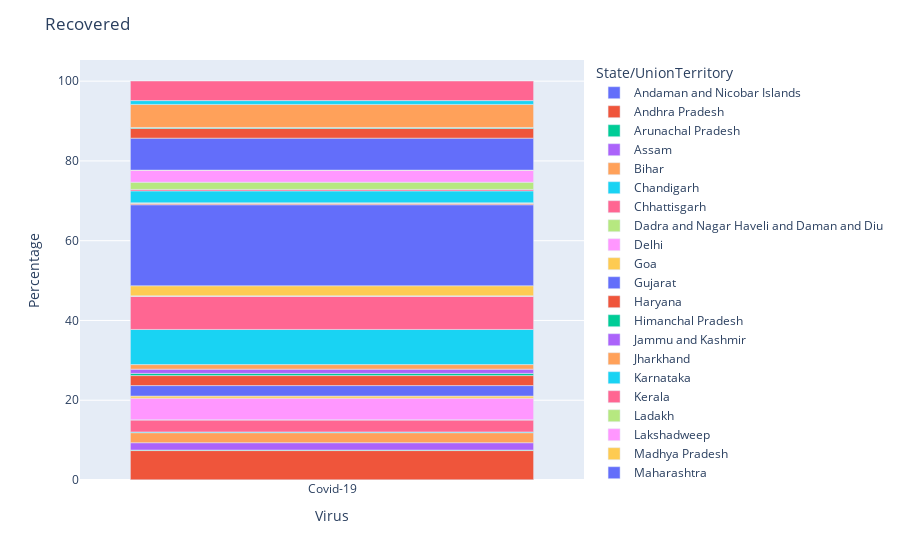

Notebook cell for this chart:
### Code cell
state_vizualization(recovered_list)

### Figure 1 — Plotly figure (JSON) as saved in the notebook; plotly's stock layout.template omitted (floating-point values rounded to 4 significant figures)
{"data": [{"alignmentgroup": "True", "customdata": [[1848286]], "hovertemplate": "State/UnionTerritory=Andaman and Nicobar Islands<br>Virus=%{x}<br>Percentage=%{y}<br>Recovered=%{customdata[0]}<extra></extra>", "legendgroup": "Andaman and Nicobar Islands", "marker": {"color": "#636efa"}, "name": "Andaman and Nicobar Islands", "offsetgroup": "Andaman and Nicobar Islands", "orientation": "v", "showlegend": true, "textposition": "auto", "type": "bar", "x": ["Covid-19"], "xaxis": "x", "y": [0.04], "yaxis": "y"}, {"alignmentgroup": "True", "customdata": [[370426530]], "hovertemplate": "State/UnionTerritory=Andhra Pradesh<br>Virus=%{x}<br>Percentage=%{y}<br>Recovered=%{customdata[0]}<extra></extra>", "legendgroup": "Andhra Pradesh", "marker": {"color": "#EF553B"}, "name": "Andhra Pradesh", "offsetgroup": "Andhra Pradesh", "orientation": "v", "showlegend": true, "textposition": "auto", "type": "bar", "x": ["Covid-19"], "xaxis": "x", "y": [7.34], "yaxis": "y"}, {"alignmentgroup": "True", "customdata": [[6588149]], "hovertemplate": "State/UnionTerritory=Arunachal Pradesh<br>Virus=%{x}<br>Percentage=%{y}<br>Recovered=%{customdata[0]}<extra></extra>", "legendgroup": "Arunachal Pradesh", "marker": {"color": "#00cc96"}, "name": "Arunachal Pradesh", "offsetgroup": "Arunachal Pradesh", "orientation": "v", "showlegend": true, "textposition": "auto", "type": "bar", "x": ["Covid-19"], "xaxis": "x", "y": [0.13], "yaxis": "y"}, {"alignmentgroup": "True", "customdata": [[92678680]], "hovertemplate": "State/UnionTerritory=Assam<br>Virus=%{x}<br>Percentage=%{y}<br>Recovered=%{customdata[0]}<extra></extra>", "legendgroup": "Assam", "marker": {"color": "#ab63fa"}, "name": "Assam", "offsetgroup": "Assam", "orientation": "v", "showlegend": true, "textposition": "auto", "type": "bar", "x": ["Covid-19"], "xaxis": "x", "y": [1.84], "yaxis": "y"}, {"alignmentgroup": "True", "customdata": [[126525370]], "hovertemplate": "State/UnionTerritory=Bihar<br>Virus=%{x}<br>Percentage=%{y}<br>Recovered=%{customdata[0]}<extra></extra>", "legendgroup": "Bihar", "marker": {"color": "#FFA15A"}, "name": "Bihar", "offsetgroup": "Bihar", "orientation": "v", "showlegend": true, "textposition": "auto", "type": "bar", "x": ["Covid-19"], "xaxis": "x", "y": [2.51], "yaxis": "y"}, {"alignmentgroup": "True", "customdata": [[10117035]], "hovertemplate": "State/UnionTerritory=Chandigarh<br>Virus=%{x}<br>Percentage=%{y}<br>Recovered=%{customdata[0]}<extra></extra>", "legendgroup": "Chandigarh", "marker": {"color": "#19d3f3"}, "name": "Chandigarh", "offsetgroup": "Chandigarh", "orientation": "v", "showlegend": true, "textposition": "auto", "type": "bar", "x": ["Covid-19"], "xaxis": "x", "y": [0.2], "yaxis": "y"}, {"alignmentgroup": "True", "customdata": [[151609364]], "hovertemplate": "State/UnionTerritory=Chhattisgarh<br>Virus=%{x}<br>Percentage=%{y}<br>Recovered=%{customdata[0]}<extra></extra>", "legendgroup": "Chhattisgarh", "marker": {"color": "#FF6692"}, "name": "Chhattisgarh", "offsetgroup": "Chhattisgarh", "orientation": "v", "showlegend": true, "textposition": "auto", "type": "bar", "x": ["Covid-19"], "xaxis": "x", "y": [3], "yaxis": "y"}, {"alignmentgroup": "True", "customdata": [[1862102]], "hovertemplate": "State/UnionTerritory=Dadra and Nagar Haveli and Daman and Diu<br>Virus=%{x}<br>Percentage=%{y}<br>Recovered=%{customdata[0]}<extra></extra>", "legendgroup": "Dadra and Nagar Haveli and Daman and Diu", "marker": {"color": "#B6E880"}, "name": "Dadra and Nagar Haveli and Daman and Diu", "offsetgroup": "Dadra and Nagar Haveli and Daman and Diu", "orientation": "v", "showlegend": true, "textposition": "auto", "type": "bar", "x": ["Covid-19"], "xaxis": "x", "y": [0.04], "yaxis": "y"}, {"alignmentgroup": "True", "customdata": [[273419887]], "hovertemplate": "State/UnionTerritory=Delhi<br>Virus=%{x}<br>Percentage=%{y}<br>Recovered=%{customdata[0]}<extra></extra>", "legendgroup": "Delhi", "marker": {"color": "#FF97FF"}, "name": "Delhi", "offsetgroup": "Delhi", "orientation": "v", "showlegend": true, "textposition": "auto", "type": "bar", "x": ["Covid-19"], "xaxis": "x", "y": [5.42], "yaxis": "y"}, {"alignmentgroup": "True", "customdata": [[26027201]], "hovertemplate": "State/UnionTerritory=Goa<br>Virus=%{x}<br>Percentage=%{y}<br>Recovered=%{customdata[0]}<extra></extra>", "legendgroup": "Goa", "marker": {"color": "#FECB52"}, "name": "Goa", "offsetgroup": "Goa", "orientation": "v", "showlegend": true, "textposition": "auto", "type": "bar", "x": ["Covid-19"], "xaxis": "x", "y": [0.52], "yaxis": "y"}, {"alignmentgroup": "True", "customdata": [[132487127]], "hovertemplate": "State/UnionTerritory=Gujarat<br>Virus=%{x}<br>Percentage=%{y}<br>Recovered=%{customdata[0]}<extra></extra>", "legendgroup": "Gujarat", "marker": {"color": "#636efa"}, "name": "Gujarat", "offsetgroup": "Gujarat", "orientation": "v", "showlegend": true, "textposition": "auto", "type": "bar", "x": ["Covid-19"], "xaxis": "x", "y": [2.63], "yaxis": "y"}, {"alignmentgroup": "True", "customdata": [[126585342]], "hovertemplate": "State/UnionTerritory=Haryana<br>Virus=%{x}<br>Percentage=%{y}<br>Recovered=%{customdata[0]}<extra></extra>", "legendgroup": "Haryana", "marker": {"color": "#EF553B"}, "name": "Haryana", "offsetgroup": "Haryana", "orientation": "v", "showlegend": true, "textposition": "auto", "type": "bar", "x": ["Covid-19"], "xaxis": "x", "y": [2.51], "yaxis": "y"}, {"alignmentgroup": "True", "customdata": [[27701150]], "hovertemplate": "State/UnionTerritory=Himanchal Pradesh<br>Virus=%{x}<br>Percentage=%{y}<br>Recovered=%{customdata[0]}<extra></extra>", "legendgroup": "Himanchal Pradesh", "marker": {"color": "#00cc96"}, "name": "Himanchal Pradesh", "offsetgroup": "Himanchal Pradesh", "orientation": "v", "showlegend": true, "textposition": "auto", "type": "bar", "x": ["Covid-19"], "xaxis": "x", "y": [0.55], "yaxis": "y"}, {"alignmentgroup": "True", "customdata": [[53297341]], "hovertemplate": "State/UnionTerritory=Jammu and Kashmir<br>Virus=%{x}<br>Percentage=%{y}<br>Recovered=%{customdata[0]}<extra></extra>", "legendgroup": "Jammu and Kashmir", "marker": {"color": "#ab63fa"}, "name": "Jammu and Kashmir", "offsetgroup": "Jammu and Kashmir", "orientation": "v", "showlegend": true, "textposition": "auto", "type": "bar", "x": ["Covid-19"], "xaxis": "x", "y": [1.06], "yaxis": "y"}, {"alignmentgroup": "True", "customdata": [[58034506]], "hovertemplate": "State/UnionTerritory=Jharkhand<br>Virus=%{x}<br>Percentage=%{y}<br>Recovered=%{customdata[0]}<extra></extra>", "legendgroup": "Jharkhand", "marker": {"color": "#FFA15A"}, "name": "Jharkhand", "offsetgroup": "Jharkhand", "orientation": "v", "showlegend": true, "textposition": "auto", "type": "bar", "x": ["Covid-19"], "xaxis": "x", "y": [1.15], "yaxis": "y"}, {"alignmentgroup": "True", "customdata": [[444665851]], "hovertemplate": "State/UnionTerritory=Karnataka<br>Virus=%{x}<br>Percentage=%{y}<br>Recovered=%{customdata[0]}<extra></extra>", "legendgroup": "Karnataka", "marker": {"color": "#19d3f3"}, "name": "Karnataka", "offsetgroup": "Karnataka", "orientation": "v", "showlegend": true, "textposition": "auto", "type": "bar", "x": ["Covid-19"], "xaxis": "x", "y": [8.81], "yaxis": "y"}, {"alignmentgroup": "True", "customdata": [[420174235]], "hovertemplate": "State/UnionTerritory=Kerala<br>Virus=%{x}<br>Percentage=%{y}<br>Recovered=%{customdata[0]}<extra></extra>", "legendgroup": "Kerala", "marker": {"color": "#FF6692"}, "name": "Kerala", "offsetgroup": "Kerala", "orientation": "v", "showlegend": true, "textposition": "auto", "type": "bar", "x": ["Covid-19"], "xaxis": "x", "y": [8.33], "yaxis": "y"}, {"alignmentgroup": "True", "customdata": [[3758960]], "hovertemplate": "State/UnionTerritory=Ladakh<br>Virus=%{x}<br>Percentage=%{y}<br>Recovered=%{customdata[0]}<extra></extra>", "legendgroup": "Ladakh", "marker": {"color": "#B6E880"}, "name": "Ladakh", "offsetgroup": "Ladakh", "orientation": "v", "showlegend": true, "textposition": "auto", "type": "bar", "x": ["Covid-19"], "xaxis": "x", "y": [0.07], "yaxis": "y"}, {"alignmentgroup": "True", "customdata": [[820925]], "hovertemplate": "State/UnionTerritory=Lakshadweep<br>Virus=%{x}<br>Percentage=%{y}<br>Recovered=%{customdata[0]}<extra></extra>", "legendgroup": "Lakshadweep", "marker": {"color": "#FF97FF"}, "name": "Lakshadweep", "offsetgroup": "Lakshadweep", "orientation": "v", "showlegend": true, "textposition": "auto", "type": "bar", "x": ["Covid-19"], "xaxis": "x", "y": [0.02], "yaxis": "y"}, {"alignmentgroup": "True", "customdata": [[127505732]], "hovertemplate": "State/UnionTerritory=Madhya Pradesh<br>Virus=%{x}<br>Percentage=%{y}<br>Recovered=%{customdata[0]}<extra></extra>", "legendgroup": "Madhya Pradesh", "marker": {"color": "#FECB52"}, "name": "Madhya Pradesh", "offsetgroup": "Madhya Pradesh", "orientation": "v", "showlegend": true, "textposition": "auto", "type": "bar", "x": ["Covid-19"], "xaxis": "x", "y": [2.53], "yaxis": "y"}, {"alignmentgroup": "True", "customdata": [[1024765950]], "hovertemplate": "State/UnionTerritory=Maharashtra<br>Virus=%{x}<br>Percentage=%{y}<br>Recovered=%{customdata[0]}<extra></extra>", "legendgroup": "Maharashtra", "marker": {"color": "#636efa"}, "name": "Maharashtra", "offsetgroup": "Maharashtra", "orientation": "v", "showlegend": true, "textposition": "auto", "type": "bar", "x": ["Covid-19"], "xaxis": "x", "y": [20.31], "yaxis": "y"}, {"alignmentgroup": "True", "customdata": [[11230568]], "hovertemplate": "State/UnionTerritory=Manipur<br>Virus=%{x}<br>Percentage=%{y}<br>Recovered=%{customdata[0]}<extra></extra>", "legendgroup": "Manipur", "marker": {"color": "#EF553B"}, "name": "Manipur", "offsetgroup": "Manipur", "orientation": "v", "showlegend": true, "textposition": "auto", "type": "bar", "x": ["Covid-19"], "xaxis": "x", "y": [0.22], "yaxis": "y"}, {"alignmentgroup": "True", "customdata": [[6537909]], "hovertemplate": "State/UnionTerritory=Meghalaya<br>Virus=%{x}<br>Percentage=%{y}<br>Recovered=%{customdata[0]}<extra></extra>", "legendgroup": "Meghalaya", "marker": {"color": "#00cc96"}, "name": "Meghalaya", "offsetgroup": "Meghalaya", "orientation": "v", "showlegend": true, "textposition": "auto", "type": "bar", "x": ["Covid-19"], "xaxis": "x", "y": [0.13], "yaxis": "y"}, {"alignmentgroup": "True", "customdata": [[2384602]], "hovertemplate": "State/UnionTerritory=Mizoram<br>Virus=%{x}<br>Percentage=%{y}<br>Recovered=%{customdata[0]}<extra></extra>", "legendgroup": "Mizoram", "marker": {"color": "#ab63fa"}, "name": "Mizoram", "offsetgroup": "Mizoram", "orientation": "v", "showlegend": true, "textposition": "auto", "type": "bar", "x": ["Covid-19"], "xaxis": "x", "y": [0.05], "yaxis": "y"}, {"alignmentgroup": "True", "customdata": [[4519526]], "hovertemplate": "State/UnionTerritory=Nagaland<br>Virus=%{x}<br>Percentage=%{y}<br>Recovered=%{customdata[0]}<extra></extra>", "legendgroup": "Nagaland", "marker": {"color": "#FFA15A"}, "name": "Nagaland", "offsetgroup": "Nagaland", "orientation": "v", "showlegend": true, "textposition": "auto", "type": "bar", "x": ["Covid-19"], "xaxis": "x", "y": [0.09], "yaxis": "y"}, {"alignmentgroup": "True", "customdata": [[150923455]], "hovertemplate": "State/UnionTerritory=Odisha<br>Virus=%{x}<br>Percentage=%{y}<br>Recovered=%{customdata[0]}<extra></extra>", "legendgroup": "Odisha", "marker": {"color": "#19d3f3"}, "name": "Odisha", "offsetgroup": "Odisha", "orientation": "v", "showlegend": true, "textposition": "auto", "type": "bar", "x": ["Covid-19"], "xaxis": "x", "y": [2.99], "yaxis": "y"}, {"alignmentgroup": "True", "customdata": [[18483117]], "hovertemplate": "State/UnionTerritory=Puducherry<br>Virus=%{x}<br>Percentage=%{y}<br>Recovered=%{customdata[0]}<extra></extra>", "legendgroup": "Puducherry", "marker": {"color": "#FF6692"}, "name": "Puducherry", "offsetgroup": "Puducherry", "orientation": "v", "showlegend": true, "textposition": "auto", "type": "bar", "x": ["Covid-19"], "xaxis": "x", "y": [0.37], "yaxis": "y"}, {"alignmentgroup": "True", "customdata": [[91458159]], "hovertemplate": "State/UnionTerritory=Punjab<br>Virus=%{x}<br>Percentage=%{y}<br>Recovered=%{customdata[0]}<extra></extra>", "legendgroup": "Punjab", "marker": {"color": "#B6E880"}, "name": "Punjab", "offsetgroup": "Punjab", "orientation": "v", "showlegend": true, "textposition": "auto", "type": "bar", "x": ["Covid-19"], "xaxis": "x", "y": [1.81], "yaxis": "y"}, {"alignmentgroup": "True", "customdata": [[150356820]], "hovertemplate": "State/UnionTerritory=Rajasthan<br>Virus=%{x}<br>Percentage=%{y}<br>Recovered=%{customdata[0]}<extra></extra>", "legendgroup": "Rajasthan", "marker": {"color": "#FF97FF"}, "name": "Rajasthan", "offsetgroup": "Rajasthan", "orientation": "v", "showlegend": true, "textposition": "auto", "type": "bar", "x": ["Covid-19"], "xaxis": "x", "y": [2.98], "yaxis": "y"}, {"alignmentgroup": "True", "customdata": [[2747214]], "hovertemplate": "State/UnionTerritory=Sikkim<br>Virus=%{x}<br>Percentage=%{y}<br>Recovered=%{customdata[0]}<extra></extra>", "legendgroup": "Sikkim", "marker": {"color": "#FECB52"}, "name": "Sikkim", "offsetgroup": "Sikkim", "orientation": "v", "showlegend": true, "textposition": "auto", "type": "bar", "x": ["Covid-19"], "xaxis": "x", "y": [0.05], "yaxis": "y"}, {"alignmentgroup": "True", "customdata": [[404095807]], "hovertemplate": "State/UnionTerritory=Tamil Nadu<br>Virus=%{x}<br>Percentage=%{y}<br>Recovered=%{customdata[0]}<extra></extra>", "legendgroup": "Tamil Nadu", "marker": {"color": "#636efa"}, "name": "Tamil Nadu", "offsetgroup": "Tamil Nadu", "orientation": "v", "showlegend": true, "textposition": "auto", "type": "bar", "x": ["Covid-19"], "xaxis": "x", "y": [8.01], "yaxis": "y"}, {"alignmentgroup": "True", "customdata": [[122154512]], "hovertemplate": "State/UnionTerritory=Telangana<br>Virus=%{x}<br>Percentage=%{y}<br>Recovered=%{customdata[0]}<extra></extra>", "legendgroup": "Telangana", "marker": {"color": "#EF553B"}, "name": "Telangana", "offsetgroup": "Telangana", "orientation": "v", "showlegend": true, "textposition": "auto", "type": "bar", "x": ["Covid-19"], "xaxis": "x", "y": [2.42], "yaxis": "y"}, {"alignmentgroup": "True", "customdata": [[12976846]], "hovertemplate": "State/UnionTerritory=Tripura<br>Virus=%{x}<br>Percentage=%{y}<br>Recovered=%{customdata[0]}<extra></extra>", "legendgroup": "Tripura", "marker": {"color": "#00cc96"}, "name": "Tripura", "offsetgroup": "Tripura", "orientation": "v", "showlegend": true, "textposition": "auto", "type": "bar", "x": ["Covid-19"], "xaxis": "x", "y": [0.26], "yaxis": "y"}, {"alignmentgroup": "True", "customdata": [[0]], "hovertemplate": "State/UnionTerritory=Unassigned<br>Virus=%{x}<br>Percentage=%{y}<br>Recovered=%{customdata[0]}<extra></extra>", "legendgroup": "Unassigned", "marker": {"color": "#ab63fa"}, "name": "Unassigned", "offsetgroup": "Unassigned", "orientation": "v", "showlegend": true, "textposition": "auto", "type": "bar", "x": ["Covid-19"], "xaxis": "x", "y": [0], "yaxis": "y"}, {"alignmentgroup": "True", "customdata": [[291479351]], "hovertemplate": "State/UnionTerritory=Uttar Pradesh<br>Virus=%{x}<br>Percentage=%{y}<br>Recovered=%{customdata[0]}<extra></extra>", "legendgroup": "Uttar Pradesh", "marker": {"color": "#FFA15A"}, "name": "Uttar Pradesh", "offsetgroup": "Uttar Pradesh", "orientation": "v", "showlegend": true, "textposition": "auto", "type": "bar", "x": ["Covid-19"], "xaxis": "x", "y": [5.78], "yaxis": "y"}, {"alignmentgroup": "True", "customdata": [[48362741]], "hovertemplate": "State/UnionTerritory=Uttarakhand<br>Virus=%{x}<br>Percentage=%{y}<br>Recovered=%{customdata[0]}<extra></extra>", "legendgroup": "Uttarakhand", "marker": {"color": "#19d3f3"}, "name": "Uttarakhand", "offsetgroup": "Uttarakhand", "orientation": "v", "showlegend": true, "textposition": "auto", "type": "bar", "x": ["Covid-19"], "xaxis": "x", "y": [0.96], "yaxis": "y"}, {"alignmentgroup": "True", "customdata": [[247515102]], "hovertemplate": "State/UnionTerritory=West Bengal<br>Virus=%{x}<br>Percentage=%{y}<br>Recovered=%{customdata[0]}<extra></extra>", "legendgroup": "West Bengal", "marker": {"color": "#FF6692"}, "name": "West Bengal", "offsetgroup": "West Bengal", "orientation": "v", "showlegend": true, "textposition": "auto", "type": "bar", "x": ["Covid-19"], "xaxis": "x", "y": [4.91], "yaxis": "y"}], "layout": {"barmode": "relative", "legend": {"title": {"text": "State/UnionTerritory"}, "tracegroupgap": 0}, "margin": {"t": 60}, "title": {"text": "Recovered"}, "xaxis": {"anchor": "y", "domain": [0, 1], "title": {"text": "Virus"}}, "yaxis": {"anchor": "x", "domain": [0, 1], "title": {"text": "Percentage"}}}}
